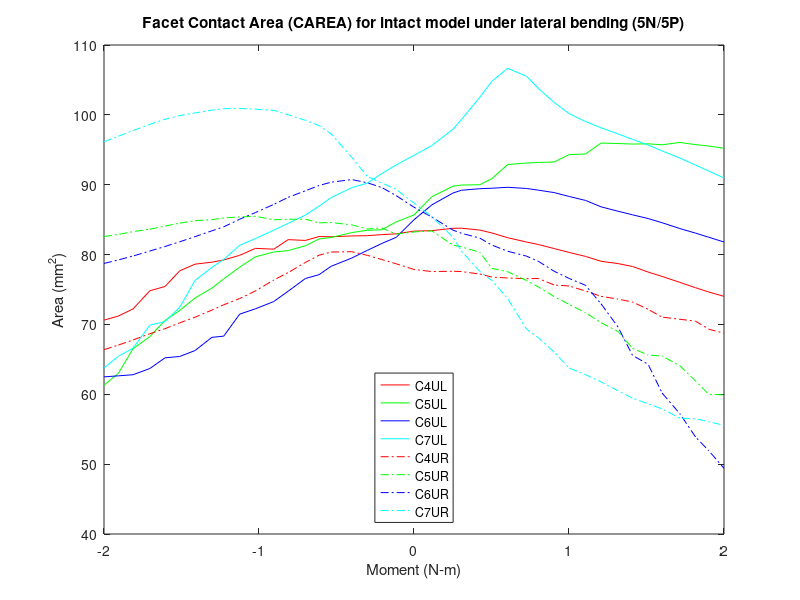

MATLAB code for this plot:
% Facet Contact Area (CAREA)
% model15_intact/5n& 5p
clear all;
%% 5P
figure (2)

c4ulxp=[2 2.0575 2.12605 2.15275 2.21233 2.25121 2.30204 2.36312 2.40096 2.45209 2.50097 2.55317 2.60321 2.65826 2.70492 2.75514 2.80039 2.85766 2.90816 2.95077 3 ]-2;
c4ulyp=[83.3586 83.4266 83.7627 83.7765 83.5081 83.0931 82.4157 81.7953 81.4442 80.8601 80.3019 79.7394 79.0431 78.7101 78.2956 77.499 76.8707 76.0195 75.2547 74.6416 74.0222 ];

c4urxp=[2 2.0575 2.12605 2.15275 2.21233 2.25121 2.30204 2.36312 2.40096 2.45209 2.50097 2.55317 2.60321 2.65826 2.70492 2.75514 2.80039 2.85766 2.90816 2.95077 3 ]-2;
c4uryp=[77.865 77.5707 77.6125 77.5661 77.2111 76.782 76.6462 76.5461 76.5793 75.645 75.4978 74.7857 74.0293 73.6219 73.2146 72.1666 71.0486 70.7354 70.4728 69.3131 68.7511 ];

c5ulxp=[2 2.0575 2.12605 2.15275 2.21233 2.25121 2.30204 2.36312 2.40096 2.45209 2.50097 2.55317 2.60321 2.65826 2.70492 2.75514 2.80039 2.85766 2.90816 2.95077 3 ]-2;
c5ulyp=[85.6736 88.278 89.7936 89.9508 89.9991 90.872 92.888 93.1074 93.1875 93.2518 94.318 94.3928 95.964 95.8978 95.8198 95.8526 95.717 96.0532 95.7387 95.5356 95.2297];

c5urxp=[2 2.0575 2.12605 2.15275 2.21233 2.25121 2.30204 2.36312 2.40096 2.45209 2.50097 2.55317 2.60321 2.65826 2.70492 2.75514 2.80039 2.85766 2.90816 2.95077 3 ]-2;
c5uryp=[83.2378 83.3926 81.3424 81.1116 80.3259 78.0237 77.546 76.2937 75.3672 73.9821 72.8593 71.675 70.2544 68.9852 66.581 65.6019 65.4874 64.0799 61.9133 59.9963 59.9167];

c6ulxp=[2 2.0575 2.12605 2.15275 2.21233 2.25121 2.30204 2.36312 2.40096 2.45209 2.50097 2.55317 2.60321 2.65826 2.70492 2.75514 2.80039 2.85766 2.90816 2.95077 3 ]-2;
c6ulyp=[84.9825 87.1142 88.8172 89.2055 89.4299 89.4983 89.6317 89.462 89.2244 88.8741 88.314 87.7532 86.8383 86.203 85.6929 85.1572 84.5584 83.7234 83.0722 82.4821 81.7984];

c6urxp=[2 2.0575 2.12605 2.15275 2.21233 2.25121 2.30204 2.36312 2.40096 2.45209 2.50097 2.55317 2.60321 2.65826 2.70492 2.75514 2.80039 2.85766 2.90816 2.95077 3 ]-2;
c6uryp=[86.7747 85.3704 83.4936 83.0529 82.3568 81.3579 80.4793 79.7758 79.0423 77.6109 76.5742 75.6063 72.9631 69.6211 65.5682 64.2984 60.1773 57.2145 53.8892 51.9298 49.4069 ];

c7ulxp=[2 2.0575 2.12605 2.15275 2.21233 2.25121 2.30204 2.36312 2.40096 2.45209 2.50097 2.55317 2.60321 2.65826 2.70492 2.75514 2.80039 2.85766 2.90816 2.95077 3 ]-2;
c7ulyp=[94.2066 95.6007 97.962 99.3197 102.525 104.804 106.665 105.515 103.801 101.772 100.159 99.0484 98.1514 97.2705 96.4969 95.6767 94.831 93.8201 92.8117 91.9522 90.9648];

c7urxp=[2 2.0575 2.12605 2.15275 2.21233 2.25121 2.30204 2.36312 2.40096 2.45209 2.50097 2.55317 2.60321 2.65826 2.70492 2.75514 2.80039 2.85766 2.90816 2.95077 3 ]-2;
c7uryp=[87.3617 85.4185 82.4816 80.5086 77.5852 76.2978 73.7164 69.3105 68.0982 66.0393 63.7384 62.8121 61.7761 60.4915 59.4456 58.6362 57.914 56.5829 56.4904 56.0743 55.5616];

%% 5N

c4ulxn=-1*[2 2.0575 2.10375 2.15062 2.20072 2.26757 2.30624 2.35024 2.40593 2.45239 2.51131 2.56239 2.61382 2.65198 2.70613 2.75565 2.80324 2.85205 2.90639 2.95374 3]+2;
c4ulyn=[83.3586 82.9678 82.8554 82.7055 82.6687 82.5467 82.5805 82.0237 82.1385 80.7711 80.8908 79.8918 79.2288 78.9105 78.6305 77.6768 75.4298 74.8189 72.2181 71.2012 70.6178];

c4urxn=-1*[2 2.0575 2.10375 2.15062 2.20072 2.26757 2.30624 2.35024 2.40593 2.45239 2.51131 2.56239 2.61382 2.65198 2.70613 2.75565 2.80324 2.85205 2.90639 2.95374 3]+2;
c4uryn=[77.865 78.6823 79.2943 79.8917 80.4145 80.3609 79.9128 78.8778 77.4231 76.3637 74.7967 73.7099 72.8135 72.049 71.0402 70.2272 69.3927 68.6724 67.7795 67.044 66.3875];

c5ulxn=-1*[2 2.0575 2.10375 2.15062 2.20072 2.26757 2.30624 2.35024 2.40593 2.45239 2.51131 2.56239 2.61382 2.65198 2.70613 2.75565 2.80324 2.85205 2.90639 2.95374 3]+2;
c5ulyn=[85.6736 84.6698 83.5536 83.4728 83.1502 82.4399 82.2387 81.2589 80.5709 80.3636 79.6874 78.1992 76.5221 75.1984 73.7907 72.0031 70.5664 68.2641 66.5184 62.9988 61.3031];

c5urxn=-1*[2 2.0575 2.10375 2.15062 2.20072 2.26757 2.30624 2.35024 2.40593 2.45239 2.51131 2.56239 2.61382 2.65198 2.70613 2.75565 2.80324 2.85205 2.90639 2.95374 3]+2;
c5uryn=[83.2378 82.9323 83.8106 83.6621 84.2512 84.591 84.5385 85.0601 85.0562 84.9861 85.477 85.3858 85.2433 84.999 84.8519 84.5051 84.0737 83.6343 83.2823 82.883 82.583];

c6ulxn=-1*[2 2.0575 2.10375 2.15062 2.20072 2.26757 2.30624 2.35024 2.40593 2.45239 2.51131 2.56239 2.61382 2.65198 2.70613 2.75565 2.80324 2.85205 2.90639 2.95374 3]+2;
c6ulyn=[84.9825 82.4647 81.5904 80.6021 79.5033 78.3186 77.123 76.5781 74.7563 73.2797 72.2389 71.474 68.3219 68.1547 66.2658 65.4156 65.2188 63.6912 62.7994 62.6393 62.4966 ];

c6urxn=-1*[2 2.0575 2.10375 2.15062 2.20072 2.26757 2.30624 2.35024 2.40593 2.45239 2.51131 2.56239 2.61382 2.65198 2.70613 2.75565 2.80324 2.85205 2.90639 2.95374 3]+2;
c6uryn=[86.7747 88.4371 89.5998 90.2816 90.7363 90.36 89.8872 89.1329 88.1926 87.1855 86.0166 85.0636 83.968 83.4024 82.5685 81.834 81.1557 80.51 79.7913 79.2347 78.7304 ];

c7ulxn=-1*[2 2.0575 2.10375 2.15062 2.20072 2.26757 2.30624 2.35024 2.40593 2.45239 2.51131 2.56239 2.61382 2.65198 2.70613 2.75565 2.80324 2.85205 2.90639 2.95374 3]+2;
c7ulyn=[94.2066 92.8348 91.5929 90.2287 89.5788 88.1589 86.9279 85.6545 84.4664 83.4959 82.2926 81.3295 79.3079 78.1652 76.308 72.4604 70.4046 69.8974 66.6076 65.4425 63.7628];

c7urxn=-1*[2 2.0575 2.10375 2.15062 2.20072 2.26757 2.30624 2.35024 2.40593 2.45239 2.51131 2.56239 2.61382 2.65198 2.70613 2.75565 2.80324 2.85205 2.90639 2.95374 3]+2;
c7uryn=[87.3617 89.343 90.2406 91.1771 93.9122 97.2934 98.4696 99.2144 100.026 100.648 100.814 100.922 100.881 100.677 100.277 99.8976 99.3808 98.6347 97.7523 96.9395 96.1436];
%% left

c4xl=2*[flip(c4ulxn(2:21)),c4ulxp];
c4yl=[flip(c4ulyn(2:21)),c4ulyp];
a=plot(c4xl,c4yl,'r');
hold on

c5xl=2*[flip(c5ulxn(2:21)),c5ulxp];
c5yl=[flip(c5ulyn(2:21)),c5ulyp];
b=plot(c5xl,c5yl,'g');
hold on

c6xl=2*[flip(c6ulxn(2:21)),c6ulxp];
c6yl=[flip(c6ulyn(2:21)),c6ulyp];
c=plot(c6xl,c6yl,'b');
hold on

c7xl=2*[flip(c7ulxn(2:21)),c7ulxp];
c7yl=[flip(c7ulyn(2:21)),c7ulyp];
d=plot(c7xl,c7yl,'c');
hold on
%% Right

c4xr=2*[flip(c4urxn(2:21)),c4urxp];
c4yr=[flip(c4uryn(2:21)),c4uryp];
e=plot(c4xr,c4yr,'-.r');
hold on

c5xr=2*[flip(c5urxn(2:21)),c5urxp];
c5yr=[flip(c5uryn(2:21)),c5uryp];
f=plot(c5xr,c5yr,'-.g');
hold on

c6xr=2*[flip(c6urxn(2:21)),c6urxp];
c6yr=[flip(c6uryn(2:21)),c6uryp];
g=plot(c6xr,c6yr,'-.b');
hold on

c7xr=2*[flip(c7urxn(2:21)),c7urxp];
c7yr=[flip(c7uryn(2:21)),c7uryp];
h=plot(c7xr,c7yr,'-.c');

leg=[a,b,c,d,e,f,g,h];
title('Facet Contact Area (CAREA) for intact model under lateral bending (5N/5P)')
xlabel('Moment (N-m)')
ylabel('Area (mm^2)')
legend(leg,'C4UL','C5UL','C6UL','C7UL','C4UR','C5UR','C6UR','C7UR','location','south')
